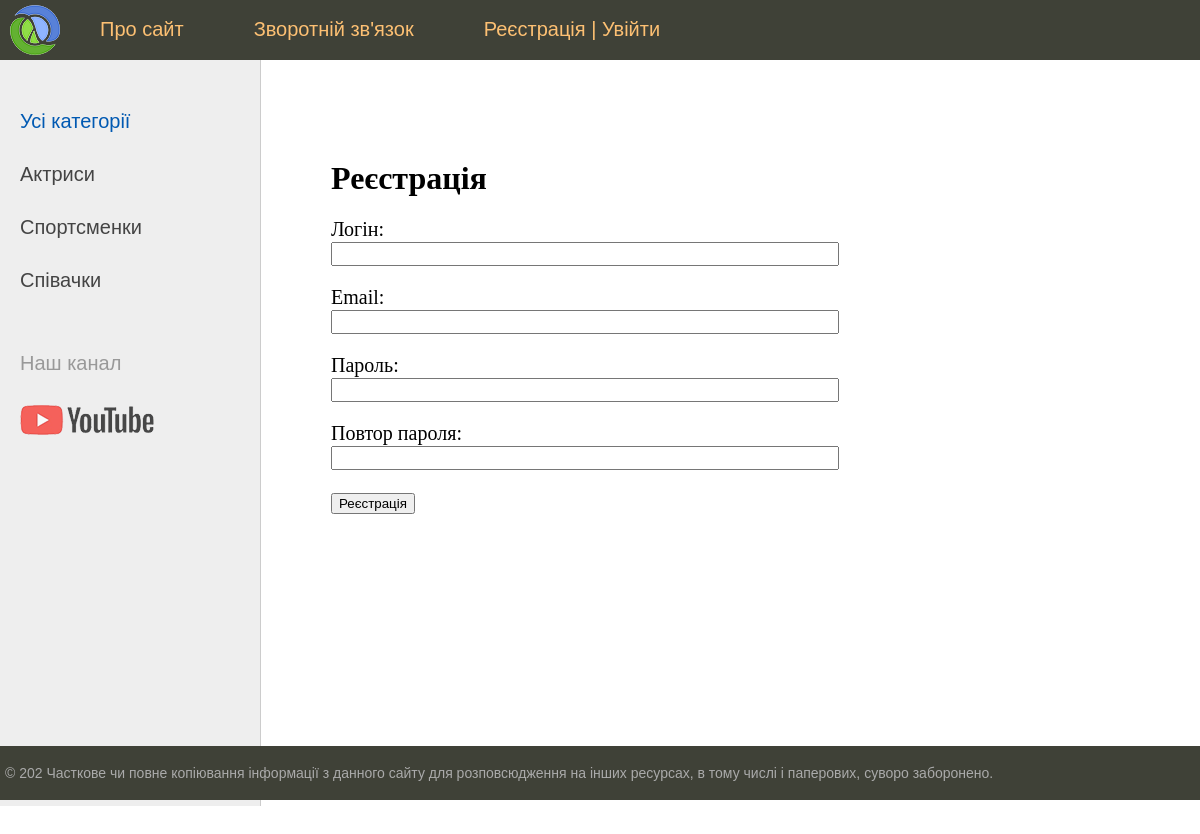
Screenshot of /register with the database file from the repository.
### women/models.py (models this page shows, shortened)
class Category(models.Model):
    name = models.CharField(max_length=100, db_index=True, verbose_name='Категорія')
    slug = models.SlugField(max_length=255, unique=True, db_index=True, null=False, verbose_name="URL")
    def get_absolute_url(self):
        return reverse('category', kwargs={'cat_slug': self.slug})
    class Meta:
        verbose_name = 'Категорія'
        verbose_name_plural = 'Категорії'
        ordering = ['id']

### women/views.py (the view, shortened to what this page needs)
# urls.py: path('register', RegisterUser.as_view(), name='register'),
class RegisterUser(DataMixin, CreateView):
    form_class = RegisterUserForm
    template_name = 'women/register.html'
    success_url = reverse_lazy('login')
    def get_context_data(self, *, object_list=None, **kwargs):
        context = super().get_context_data(**kwargs)
        c_def = self.get_user_context(title='Реєстрація')
        context = dict(list(context.items()) + list(c_def.items()))
        return context

### women/forms.py
class RegisterUserForm(UserCreationForm):
    username = forms.CharField(label='Логін',
                               widget=forms.TextInput(attrs={'class': 'form-input'}))
    email = forms.EmailField(label='Email',
                             widget=forms.EmailInput(attrs={'class': 'form-input'}))
    password1 = forms.CharField(label='Пароль',
                                widget=forms.PasswordInput(attrs={'class': 'form-input'}))
    password2 = forms.CharField(label='Повтор пароля',
                                widget=forms.PasswordInput(attrs={'class': 'form-input'}))
    class Meta:
        model = User
        fields = ('username', 'email', 'password1', 'password2')

### women/utils.py (called while the page is built)
    def get_user_context(self, **kwargs):
        context = kwargs
        cats = cache.get('cats')
        if not cats:
            cats = Category.objects.annotate(Count('women'))
            cache.set('cats',cats, 60)
        user_menu = menu.copy()
        if not self.request.user.is_authenticated:
            user_menu.pop(1)
        context['menu'] = user_menu
        context['cats'] = cats
        if 'cat_selected' not in context:
            context['cat_selected'] = 0
        return context

### women/templates/women/register.html (shortened to what this page needs)
{% extends 'women/base.html' %}
{% block content %}
<h1>{{ title }}</h1>
<form method="post">
    {% for f in form %}
        <p><label class="form-label"
              for="{{ f.id_for_label }}">{{f.label}}: </label>{{ f }}</p>
    {% endfor %}
    <button type="submit">Реєстрація</button>
</form>
{% endblock %}

### women/templates/women/base.html (shortened to what this page needs)
{% load static %}
{% load women_tags %}
<!DOCTYPE html>
<html>
<head>
	<link type="text/css" href="{% static 'women/css/styles.css' %}" rel="stylesheet" />
</head>
<body>
<table class="table-page" border=0 cellpadding="0" cellspacing="0">
<tr><td valign=top>
{% block mainmenu %}
		<div class="header">
			<ul id="mainmenu" class="mainmenu">
			<li class="logo"><a href="{% url 'home' %}"><div class="logo"></div></a></li>
		{% for m in menu %}
			<li><a href="{% url m.url_name %}">{{m.title}}</a></li>
		{% endfor %}
			{% if request.user.is_authenticated %}
				<li class="last"> {{user.username}} | <a href="{% url 'logout' %}">Вийти</a> </li>
			{% else %}
				<li><a href="{% url 'register' %}">Реєстрація</a> | <a href="{% url 'login' %}">Увійти</a></li>
			{% endif %}
			</ul>
		</div>
{% endblock mainmenu %}
<table class="table-content" border=0 cellpadding="0" cellspacing="0">
<tr>
	{% load cache %}
	<td valign="top" class="left-chapters">
	<ul id="leftchapters">
{% cache 500 sidebar %}
		{% if cat_selected == 0 %}
			<li class="selected">Усі категорії</li>
		{% else %}
			<li><a href="{% url 'home' %}">Усі категорії</a> </li>
		{% endif %}
		{% for c in cats %}
		{% if c.women__count > 0 %}
			{% if c.pk == cat_selected %}
				<li class="selected">{{c.name}}</li>
			{% else %}
				<li><a href="{{ c.get_absolute_url }}">{{c.name}}</a> </li>
			{% endif %}
		{% endif %}
		{% endfor %}
{% endcache %}
		<li class="share">
		<p>Наш канал</p>
		<a class="share-yt" href="https://www.youtube.com" target="_blank" rel="nofollow"></a>
		</li>
	</ul>
</td>
<td valign="top" class="content">
	<div class="content-text">
{% block content %}
{% endblock %}
	</div>
</td></tr></table>
</td></tr>
<tr><td valign=top>
	<div id="footer">
		<p>&copy; 202 Часткове чи повне копіювання інформації з данного сайту для розповсюдження на інших ресурсах, в тому числі і паперових, суворо заборонено.</p>
	</div>
</td></tr></table>
</body>
</html>

### women/static/women/css/styles.css (style rules this page uses)
html, body { font-family: 'Arial'; margin: 0; padding: 0; height: 100%; width: 100%; color: #444; }
a { color: #0059b2; text-decoration: none; }
.table-page { width: 100%; height: 100%; vertical-align: top; }
.table-page tr { height: 100%; }
.header { background: #3F4137; height: 60px; }
.logo { background: url('../images/logo.png') no-repeat 10px 5px; width: 70px; height: 60px; }
ul.mainmenu { list-style: none; margin: 0; padding: 0; height: 60px; color: #fdc073; font-size: 20px; overflow: hidden; }
ul.mainmenu li { float: left; margin: 18px 40px 0 30px; }
ul.mainmenu li.logo { margin: 0; }
ul.mainmenu li a { color: #fdc073; text-decoration: none; }
.table-content { width: 100%; min-height: 100%; height: 100%; }
.left-chapters { margin: 0; background: #eee; border-right: 1px solid #ccc; min-height: 100%; }
.left-chapters ul { width: 230px; min-height: 100%; margin: 0; padding: 20px 10px 10px 20px; list-style: none; font-size: 20px; }
.left-chapters ul li { margin: 30px 0 0 0; color: #999; }
.left-chapters ul li.selected { color: #0059b2; }
.left-chapters ul li a { color: #444; text-decoration: none; }
.left-chapters ul li.share { margin: 60px 0 0 0; }
.left-chapters ul li.share p { margin: 30px 0 30px 0; }
.left-chapters ul li.share a { display: inline-block; width: 40px; height: 40px; margin: 0 20px 0 0; }
.left-chapters ul li.share a.share-yt { width: 100%; height: 30px; background: url('../images/share_yt.png') no-repeat 0 0 }
.content { padding: 40px 20px 20px 40px; width: 100%; box-sizing: border-box; }
.content-text { margin: 60px 0 0 30px; color: #000; font-size: 20px; font-family: Yandex Sans Display Light; }
.content-text h1 { font-size: 32px; }
#footer { box-sizing: border-box; background: #3F4137; padding: 5px; color: #aaa; font-size: 14px; font-family: Verdana, Geneva, Arial, Helvetica; text-align: left; overflow: hidden; }
.form-input { width: 500px; font-size: 16px; }
.form-label { display: block; min-width: 150px; vertical-align: top; }

### rows the page displays
Category: name "Актриси"
Category: name "Спортсменки"
Category: name "Співачки"

### other values shown
{{ m.title }} "Про сайт" "Зворотній зв'язок"
{{ title }} "Реєстрація"
{{ f.label }} "Логін" "Email" "Пароль" "Повтор пароля"
